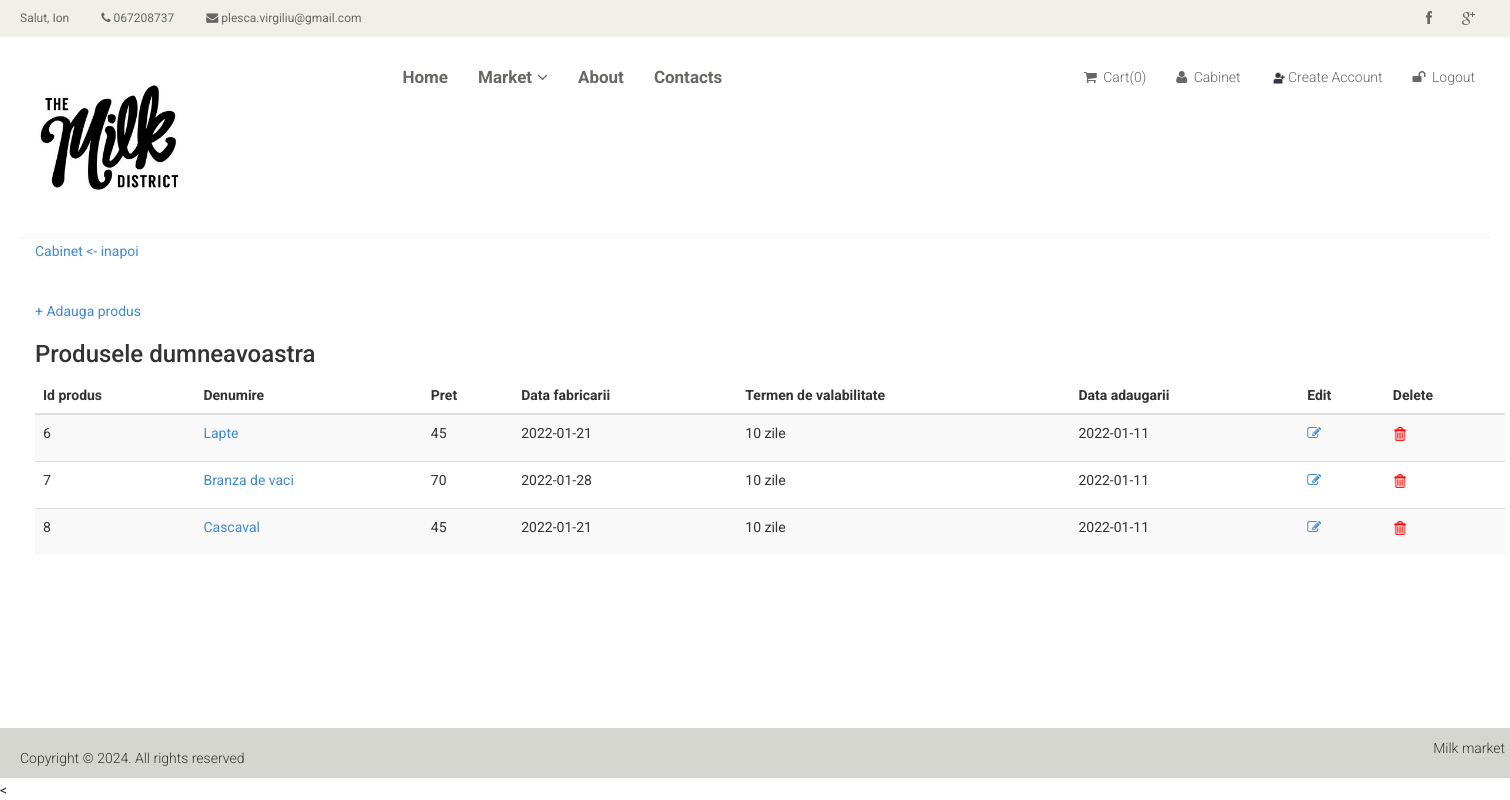
/seller/product (signed in), run on the app's committed database.
### tables this page shows
CREATE TABLE `users` (
  `user_id` int(11) NOT NULL,
  `email` varchar(30) NOT NULL,
  `password` varchar(20) NOT NULL,
  `fname` varchar(20) NOT NULL,
  `lname` varchar(20) NOT NULL,
  `adress` varchar(20) NOT NULL,
  `type` int(11) NOT NULL,
  `contact_nr` varchar(20) NOT NULL
);

CREATE TABLE `products` (
  `id_produs` int(11) NOT NULL,
  `data_fabr` varchar(20) NOT NULL,
  `pret` float NOT NULL,
  `id_unit` int(11) DEFAULT NULL,
  `term_val` int(11) NOT NULL,
  `id_producator` int(11) NOT NULL,
  `data_adaug` date NOT NULL DEFAULT current_timestamp(),
  `denumire_prod` varchar(30) NOT NULL,
  `prod_img` varchar(30) NOT NULL DEFAULT '/upload/defaultProduct.png',
  `description` text NOT NULL DEFAULT 'No text added',
  `id_disp` int(11) NOT NULL DEFAULT 1
);

### config/routes.php (called while the page is built)
<?php
return array(
    "order/products/([0-9]+)" => "order/showMyOrderProducts/$1",
    "order/show/my" => "order/showMyOrders",
    "order/show/tome" => "order/showOrdersToMe",
    "order/show/([0-9]+)" => "order/showProdsByIds/$1",
    "cart/remove/all/([0-9]+)" => "cart/removeProductAll/$1",
    "cart/remove/([0-9]+)" => "cart/removeProduct/$1",
    "cart/add/([0-9]+)/([a-z]+\/?)" => "cart/addProduct/$1/$2",
    "cart/confirm" => "cart/confirmOrder",
    "cart" => "cart/index",
    "seller/product/add" => "sellerProduct/addProd",
    "seller/product/edit/([0-9]+)" => "sellerProduct/editProd/$1",
    "seller/product/remove/([0-9]+)" => "sellerProduct/removeProd/$1",
    "seller/product" => "sellerProduct/showAllForCurrProd",
    'user/register' => 'user/register',
    'user/login' => 'user/login',
    'user/logout' => 'user/logout',
    'cabinet/edit' => 'cabinet/edit',
    'cabinet' => 'cabinet/index',
    'product/detail/([0-9]+)' => 'product/detail/$1',
    'product' => 'site/index',
    'index.php' => 'site/index',
    '' => 'site/index',
);

### controllers/SellerProductController.php (called while the page is built, shortened)
<?php
    include_once(ROOT . "/models/Product.php");
    class SellerProductController {
        public function actionShowAllForCurrProd() {
            $id = $_SESSION['user'];
            $prodList = Product::getProductsAllByProdId($id);
            require_once($_SERVER['DOCUMENT_ROOT'] . '/views/productList.php');
            return true;
        }
    }

### index.php (called while the page is built, shortened)
<?php
include_once(ROOT . '/views/blocks/head.php');
require_once(ROOT . "/components/Router.php");
$router = new Router();
$router->run();

### models/User.php (called while the page is built, shortened)
<?php
    class User {
        public static function getUserDataById($id) {
            $sql = "SELECT * FROM users AS t1
                    INNER JOIN user_type AS t2
                    on t1.type = t2.id_type
                    WHERE user_id = '$id'";
            $db = Db::getConnection();
            $res = $db->query($sql);
            $res->setFetchMode(PDO::FETCH_ASSOC);
            if($res->rowCount() === 1) {
                return $res->fetch();
            }
            else {
                return false;
            }
        }
        public static function isSeller($id) {
            $userType = "SELECT type FROM users WHERE user_id = $id";
            $db = Db::getConnection();
            $res = $db->query($userType);
            $res->setFetchMode(PDO::FETCH_ASSOC);
            $type = $res->fetch();
            if($type === 2) {
                return true;
            }
            else {
                return false;
            }
        }
    }

### models/Cart.php (called while the page is built, shortened)
<?php
class Cart {
    public static function getNumber() {
        if(isset($_SESSION['products'])) {
            $prods = $_SESSION['products'];
            $nr = 0;
            foreach($prods as $key => $value)
                $nr += $value;
            return $nr;
        }
        else {
            return 0;
        }
    }
}

### models/Product.php (called while the page is built, shortened)
<?php
class Product
{
    public static function getProductsAllByProdId($id)
    {
        $db = Db::getConnection();
        $sql = "SELECT * FROM products
                    INNER JOIN users
                    ON products.id_producator = users.user_id
                    WHERE id_producator = '$id';";
        $res = $db->query($sql);
        $res->setFetchMode(PDO::FETCH_ASSOC);
        $prodList = array();
        $i = 0;
        while ($row = $res->fetch()) {
            $prodList[$i] = $row;
            $i++;
        }
        return $prodList;
    }
}

### views/productList.php (the view, shortened to what this page needs)
<!DOCTYPE html>
<html lang="en">
    <?php include($_SERVER['DOCUMENT_ROOT'] . "/views/blocks/head.php"); ?>
    <?php include($_SERVER['DOCUMENT_ROOT'] . "/views/blocks/header.php"); ?>
    <body>
<?php if(isset($deleted) && $deleted): ?>
    <h3 style="text-align: center; margin: auto;margin-top: 0">
        Produsul a fost sters cu succes<br>
        <a style="margin: auto;margin-top: 0" href="/seller/product">Produse <- inapoi</a>
    </h3>
<?php else: ?>
<section class="margin-bottom-150">
    <div class="row">
        <div class="container">
        <div class="container">
            <div class="row">
                <div class="col-md-12">
                <a style="margin: auto;margin-top: 0" href="/cabinet">Cabinet <- inapoi</a><br><br><br>
                <a href="/seller/product/add"> + Adauga produs</a>
                <h3>Produsele dumneavoastra</h3>
                <div class="table-responsive">
                    <table id="mytable" class="table table-bordred table-striped">
                        <thead>
                            <th>Id produs</th>
                                <th>Denumire</th>
                                <th>Pret</th>
                                <th>Data fabricarii</th>
                                <th>Termen de valabilitate</th>
                                <th>Data adaugarii</th>
                                <th>Edit</th>
                            <th>Delete</th>
                        </thead>
                        <tbody>
                            <?php foreach($prodList as $prod): ?>
                                <tr>
                                    <td><?=$prod['id_produs']?></td>
                                    <td><a href="/product/detail/<?=$prod['id_produs']?>"><p><?=$prod['denumire_prod']?></p></a></td>
                                    <td><?=$prod['pret']?></td>
                                    <td><?=$prod['data_fabr']?></td>
                                    <td><?=$prod['term_val'] . " zile"?></td>
                                    <td><?=$prod['data_adaug']?></td>
                                    <td><a href="/seller/product/edit/<?=$prod['id_produs']?>"><i class="fa fa-edit"></i></a></td>
                                    <td><a href="/seller/product/remove/<?=$prod['id_produs']?>"><img class="menu_icon delete_icon" src="/template/images/trash.png" alt=""></a></td>
                                </tr>
                            <?php endforeach; ?>
                        </tbody>
                    </table>
                </div>
            </div>
        </div>
        </div>
    </div>
</section>
<?php endif; ?>
<?php include $_SERVER['DOCUMENT_ROOT'] . '/views/blocks/footer.php'; ?>
<
</html>

### components/Router.php (shortened to what this page needs)
<?php
class Router
{
    private $routes;
    public function __construct()
    {
        $routesPath = ROOT . '/config/routes.php';
        $this->routes = include($routesPath);
    }
    private function getURI()
    {
        if (!empty($_SERVER['REQUEST_URI'])) {
            return trim($_SERVER['REQUEST_URI'], '/');
        }
    }
    public function run()
    {
        $uri = $this->getURI();
        foreach ($this->routes as $uriPattern => $path) {
            if (preg_match("~$uriPattern~", $uri)) {
                $internalRoute = preg_replace("~$uriPattern~", $path, $uri);
                $segments = explode('/', $internalRoute);
                $controllerName = array_shift($segments) . 'Controller';
                $actionName = 'action' . ucfirst(array_shift($segments));
                $parameters = $segments;
                $controllerObject = new $controllerName;
                $result = call_user_func_array(array($controllerObject, $actionName), $parameters);
                if ($result != null) {
                    break;
                }
            }
        }
    }
}

### views/blocks/header.php (shortened to what this page needs)
<?php include_once ROOT . "/models/Cart.php"?>
<?php include_once ROOT . "/models/User.php"?>
<header id="header">
    <div class="header_top">
        <div class="container">
            <div class="row">
                <div class="col-sm-6">
                    <div class="contactinfo">
                        <ul class="nav nav-pills">
                            <?php include_once(ROOT . "/models/User.php");?>
                            <?php if(isset($_SESSION['user'])):?>
                                <li><a href="#">
                                    Salut, <?=User::getUserDataById($_SESSION['user'])['fname'];?>
                                </a></li>
                            <?php endif;?>
                            <li><a href="#"><i class="fa fa-phone"></i>
                            <?php if(isset($_SESSION['user'])):
                                echo User::getUserDataById($_SESSION['user'])['contact_nr'];
                            endif;?>
                            </a></li>
                            <li><a href="#"><i class="fa fa-envelope"></i>
                            <?php if(isset($_SESSION['user'])):
                                echo User::getUserDataById($_SESSION['user'])['email'];
                            endif;?>
                            </a></li>
                        </ul>
                    </div>
                </div>
                <div class="col-sm-6">
                    <div class="social-icons pull-right">
                        <ul class="nav navbar-nav">
                            <li><a href="#"><i class="fa fa-facebook"></i></a></li>
                            <li><a href="#"><i class="fa fa-google-plus"></i></a></li>
                        </ul>
                    </div>
                </div>
            </div>
        </div>
    </div>
    <div class="header-middle">
        <div class="container">
            <div class="row">
                <div class="col-sm-3">
                    <div class="logo pull-left">
                        <a href="/"><img src="/template/images/home/logo.png" alt="" /></a>
                    </div>
                </div>
                <div class="col-sm-5">
                    <div class="mainmenu pull-left">
                        <ul class="nav navbar-nav collapse navbar-collapse">
                            <li><a href="/index.php">Home</a></li>
                            <li class="dropdown"><a href="#">Market<i class="fa fa-angle-down"></i></a>
                            </li>
                            <li><a href="#">About</a></li>
                            <li><a href="#">Contacts</a></li>
                        </ul>
                    </div>
                </div>
                <div class="col-sm-4">
                    <div class="shop-menu pull-right">
                        <ul class="nav navbar-nav my-nav">
                            <?php if((isset($_SESSION['user']) && !User::isSeller(isset($_SESSION['user']))) || !isset($_SESSION['user'])): ?>
                                <li class="active"><a href="/cart"><i class="fa fa-shopping-cart active"></i> Cart(<?=Cart::getNumber()?>)</a></li>
                            <?php endif; ?>
                            <li class="<?php if(isset($_SESSION['user'])) {echo "active";}?>"><a href="/cabinet"><i class="fa fa-user"></i> Cabinet</a></li>
                            <li class="active"><a href="/user/register"> <img src="/template/images/user-plus.png" style="width: 1em; height: auto;" alt="">  Create Account</a></li>
                            <li class="<?php if(isset($_SESSION['user'])) {echo "active";}?>"><a href="/user/logout"><i class="fa fa-unlock"></i> Logout</a></li>
                        </ul>
                    </div>
                </div>
            </div>
        </div>
    </div>
</header>

### template/css/main.css (style rules this page uses)
body { font-family: 'Roboto', sans-serif; position: relative; font-weight:400px; display: flex; flex-direction: column; justify-content: space-between; min-height: 100vh; overflow-x: hidden; }
ul li { list-style: none; }
a { -webkit-transition: 300ms; -moz-transition: 300ms; -o-transition: 300ms; transition: 300ms; }
h1, h2, h3, h4, h5, h6 { font-family: 'Roboto', sans-serif; }
.header_top { background: none repeat scroll 0 0 #F0F0E9; }
.contactinfo ul li:first-child { margin-left: -15px; }
.contactinfo ul li a { font-size: 12px; color: #696763; font-family: 'Roboto', sans-serif; }
.social-icons ul li a { border: 0 none; border-radius: 0; color: #696763; padding:0px; }
.social-icons ul li { display:inline-block; }
.social-icons ul li a i { padding: 11px 15px; transition: all 0.9s ease 0s; -moz-transition: all 0.9s ease 0s; -webkit-transition: all 0.9s ease 0s; -o-transition: all 0.9s ease 0s; }
.container { width: 1500px; }
.header-middle .container .row { border-bottom: 1px solid #f5f5f5; margin-left: 0; margin-right: 0; padding-bottom: 20px; padding-top: 20px; }
.header-middle .container .row .col-sm-4 { padding-left: 0; }
.shop-menu ul li { display:inline-block; padding-left: 15px; padding-right: 15px; }
.shop-menu ul li:last-child { padding-right: 0; }
.shop-menu ul li a { background: #FFFFFF; color: #696763; font-family: 'Roboto', sans-serif; font-size: 14px; font-weight: 300; padding:0; padding-right: 0; margin-top: 10px; }
.shop-menu ul li a i { margin-right:3px; }
.navbar-collapse.collapse { padding-left: 0; }
.mainmenu ul li { padding-right: 15px; padding-left: 15px; }
.mainmenu ul li:first-child { padding-left: 0px; }
.mainmenu ul li a { color: #696763; font-family: 'Roboto', sans-serif; font-size: 17px; font-weight: bold; padding: 0; padding-bottom: 10px; }
.fa-angle-down { padding-left: 5px; }
.pull-left { margin-top: 10px; }
.logo img { width: 150px; height: auto; }
.my-nav > li { display: none !important; }
li.active { display: inline-block !important; }
.menu_icon { width: 1em; height: auto; }
.margin-bottom-150 { margin-bottom: 150px; }

### data on the page
users: fname "Ion", contact_nr "067208737", email "plesca.virgiliu@gmail.com"
products: id_produs "6", denumire_prod "Lapte", pret "45", data_fabr "2022-01-21", term_val "10", data_adaug "2022-01-11"
products: id_produs "7", denumire_prod "Branza de vaci", pret "70", data_fabr "2022-01-28", term_val "10", data_adaug "2022-01-11"
products: id_produs "8", denumire_prod "Cascaval", pret "45", data_fabr "2022-01-21", term_val "10", data_adaug "2022-01-11"
